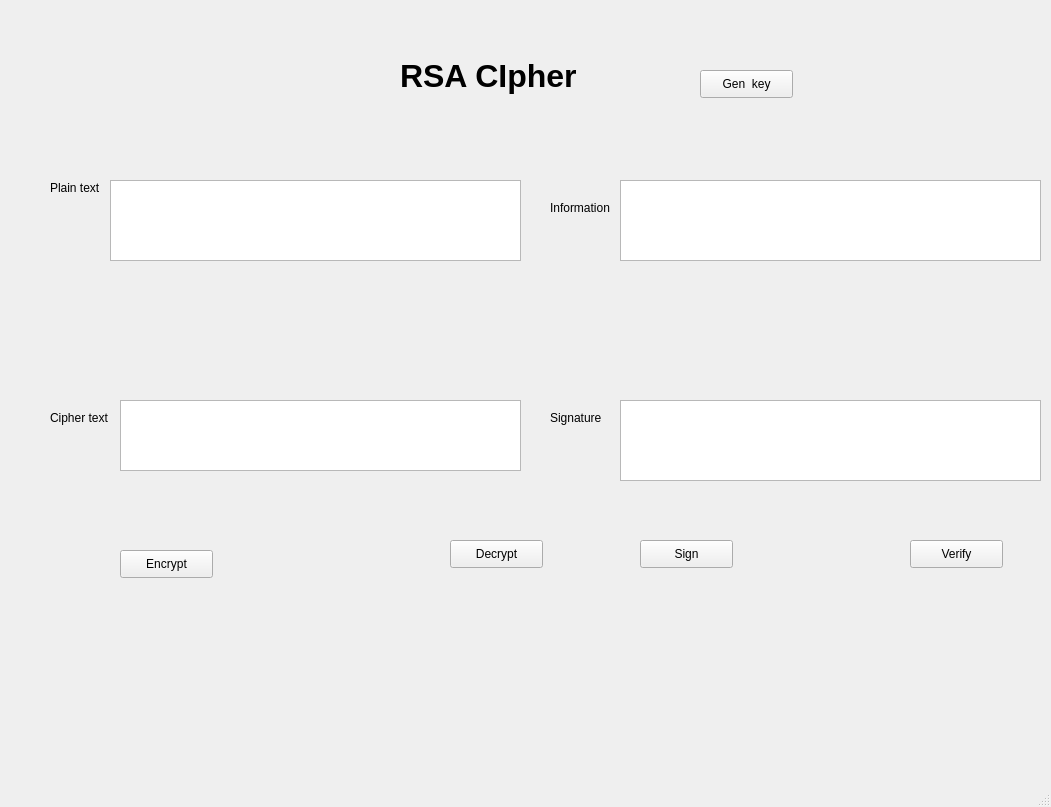
<?xml version="1.0" encoding="UTF-8"?>
<ui version="4.0">
 <class>MainWindow</class>
 <widget class="QMainWindow" name="MainWindow">
  <property name="geometry">
   <rect>
    <x>0</x>
    <y>0</y>
    <width>1051</width>
    <height>807</height>
   </rect>
  </property>
  <property name="windowTitle">
   <string>MainWindow</string>
  </property>
  <widget class="QWidget" name="centralwidget">
   <widget class="QLabel" name="label">
    <property name="geometry">
     <rect>
      <x>400</x>
      <y>0</y>
      <width>311</width>
      <height>151</height>
     </rect>
    </property>
    <property name="font">
     <font>
      <pointsize>24</pointsize>
      <weight>75</weight>
      <bold>true</bold>
     </font>
    </property>
    <property name="text">
     <string>RSA CIpher</string>
    </property>
   </widget>
   <widget class="QLabel" name="label_2">
    <property name="geometry">
     <rect>
      <x>50</x>
      <y>180</y>
      <width>55</width>
      <height>16</height>
     </rect>
    </property>
    <property name="text">
     <string>Plain text</string>
    </property>
   </widget>
   <widget class="QLabel" name="label_3">
    <property name="geometry">
     <rect>
      <x>50</x>
      <y>410</y>
      <width>81</width>
      <height>16</height>
     </rect>
    </property>
    <property name="text">
     <string>Cipher text</string>
    </property>
   </widget>
   <widget class="QLabel" name="label_4">
    <property name="geometry">
     <rect>
      <x>550</x>
      <y>200</y>
      <width>81</width>
      <height>16</height>
     </rect>
    </property>
    <property name="text">
     <string>Information</string>
    </property>
   </widget>
   <widget class="QLabel" name="label_5">
    <property name="geometry">
     <rect>
      <x>550</x>
      <y>410</y>
      <width>55</width>
      <height>16</height>
     </rect>
    </property>
    <property name="text">
     <string>Signature</string>
    </property>
   </widget>
   <widget class="QPushButton" name="btn_gen_keys">
    <property name="geometry">
     <rect>
      <x>700</x>
      <y>70</y>
      <width>93</width>
      <height>28</height>
     </rect>
    </property>
    <property name="text">
     <string>Gen  key</string>
    </property>
   </widget>
   <widget class="QPushButton" name="btn_encrypt">
    <property name="geometry">
     <rect>
      <x>120</x>
      <y>550</y>
      <width>93</width>
      <height>28</height>
     </rect>
    </property>
    <property name="text">
     <string>Encrypt</string>
    </property>
   </widget>
   <widget class="QPushButton" name="btn_decrypt">
    <property name="geometry">
     <rect>
      <x>450</x>
      <y>540</y>
      <width>93</width>
      <height>28</height>
     </rect>
    </property>
    <property name="text">
     <string>Decrypt</string>
    </property>
   </widget>
   <widget class="QPushButton" name="btn_sign">
    <property name="geometry">
     <rect>
      <x>640</x>
      <y>540</y>
      <width>93</width>
      <height>28</height>
     </rect>
    </property>
    <property name="text">
     <string>Sign</string>
    </property>
   </widget>
   <widget class="QPushButton" name="btn_verify">
    <property name="geometry">
     <rect>
      <x>910</x>
      <y>540</y>
      <width>93</width>
      <height>28</height>
     </rect>
    </property>
    <property name="text">
     <string>Verify</string>
    </property>
   </widget>
   <widget class="QTextEdit" name="txt_plain_text">
    <property name="geometry">
     <rect>
      <x>110</x>
      <y>180</y>
      <width>411</width>
      <height>81</height>
     </rect>
    </property>
   </widget>
   <widget class="QTextEdit" name="txt_cipher_text">
    <property name="geometry">
     <rect>
      <x>120</x>
      <y>400</y>
      <width>401</width>
      <height>71</height>
     </rect>
    </property>
   </widget>
   <widget class="QTextEdit" name="txt_info">
    <property name="geometry">
     <rect>
      <x>620</x>
      <y>180</y>
      <width>421</width>
      <height>81</height>
     </rect>
    </property>
   </widget>
   <widget class="QTextEdit" name="txt_sign">
    <property name="geometry">
     <rect>
      <x>620</x>
      <y>400</y>
      <width>421</width>
      <height>81</height>
     </rect>
    </property>
   </widget>
  </widget>
  <widget class="QMenuBar" name="menubar">
   <property name="geometry">
    <rect>
     <x>0</x>
     <y>0</y>
     <width>1051</width>
     <height>26</height>
    </rect>
   </property>
  </widget>
  <widget class="QStatusBar" name="statusbar"/>
 </widget>
 <resources/>
 <connections/>
</ui>
